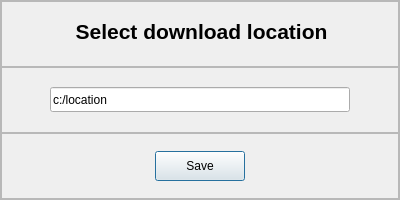
<?xml version="1.0" encoding="UTF-8"?>
<ui version="4.0">
 <class>main_dowloadlocation_dialog</class>
 <widget class="QDialog" name="main_dowloadlocation_dialog">
  <property name="geometry">
   <rect>
    <x>0</x>
    <y>0</y>
    <width>400</width>
    <height>200</height>
   </rect>
  </property>
  <property name="minimumSize">
   <size>
    <width>400</width>
    <height>200</height>
   </size>
  </property>
  <property name="maximumSize">
   <size>
    <width>400</width>
    <height>200</height>
   </size>
  </property>
  <property name="windowTitle">
   <string>Select download folder</string>
  </property>
  <layout class="QHBoxLayout" name="horizontalLayout">
   <property name="spacing">
    <number>0</number>
   </property>
   <property name="leftMargin">
    <number>0</number>
   </property>
   <property name="topMargin">
    <number>0</number>
   </property>
   <property name="rightMargin">
    <number>0</number>
   </property>
   <property name="bottomMargin">
    <number>0</number>
   </property>
   <item>
    <widget class="QFrame" name="background_frame_location">
     <property name="frameShape">
      <enum>QFrame::StyledPanel</enum>
     </property>
     <property name="frameShadow">
      <enum>QFrame::Raised</enum>
     </property>
     <layout class="QVBoxLayout" name="verticalLayout_2">
      <property name="spacing">
       <number>0</number>
      </property>
      <property name="leftMargin">
       <number>0</number>
      </property>
      <property name="topMargin">
       <number>0</number>
      </property>
      <property name="rightMargin">
       <number>0</number>
      </property>
      <property name="bottomMargin">
       <number>0</number>
      </property>
      <item>
       <widget class="QFrame" name="frame_conten_location">
        <property name="frameShape">
         <enum>QFrame::StyledPanel</enum>
        </property>
        <property name="frameShadow">
         <enum>QFrame::Raised</enum>
        </property>
        <widget class="QLabel" name="title_cfg_label">
         <property name="geometry">
          <rect>
           <x>30</x>
           <y>10</y>
           <width>341</width>
           <height>41</height>
          </rect>
         </property>
         <property name="font">
          <font>
           <family>Arial</family>
           <pointsize>16</pointsize>
           <weight>75</weight>
           <bold>true</bold>
          </font>
         </property>
         <property name="text">
          <string>Select download location</string>
         </property>
         <property name="alignment">
          <set>Qt::AlignCenter</set>
         </property>
        </widget>
       </widget>
      </item>
      <item>
       <widget class="QFrame" name="text_input_frame">
        <property name="frameShape">
         <enum>QFrame::StyledPanel</enum>
        </property>
        <property name="frameShadow">
         <enum>QFrame::Raised</enum>
        </property>
        <layout class="QHBoxLayout" name="horizontalLayout_4">
         <item>
          <widget class="QLineEdit" name="lineEdit_location">
           <property name="minimumSize">
            <size>
             <width>300</width>
             <height>25</height>
            </size>
           </property>
           <property name="maximumSize">
            <size>
             <width>300</width>
             <height>25</height>
            </size>
           </property>
           <property name="text">
            <string>c:/location</string>
           </property>
          </widget>
         </item>
        </layout>
       </widget>
      </item>
      <item>
       <widget class="QFrame" name="botton_save_frame">
        <property name="frameShape">
         <enum>QFrame::StyledPanel</enum>
        </property>
        <property name="frameShadow">
         <enum>QFrame::Raised</enum>
        </property>
        <layout class="QHBoxLayout" name="horizontalLayout_3">
         <item>
          <widget class="QPushButton" name="pushButton_save">
           <property name="enabled">
            <bool>true</bool>
           </property>
           <property name="minimumSize">
            <size>
             <width>90</width>
             <height>30</height>
            </size>
           </property>
           <property name="maximumSize">
            <size>
             <width>90</width>
             <height>30</height>
            </size>
           </property>
           <property name="text">
            <string>Save</string>
           </property>
           <property name="icon">
            <iconset>
             <normaloff>assets/icons/diskette.png</normaloff>assets/icons/diskette.png</iconset>
           </property>
          </widget>
         </item>
        </layout>
       </widget>
      </item>
     </layout>
    </widget>
   </item>
  </layout>
 </widget>
 <resources/>
 <connections/>
</ui>
